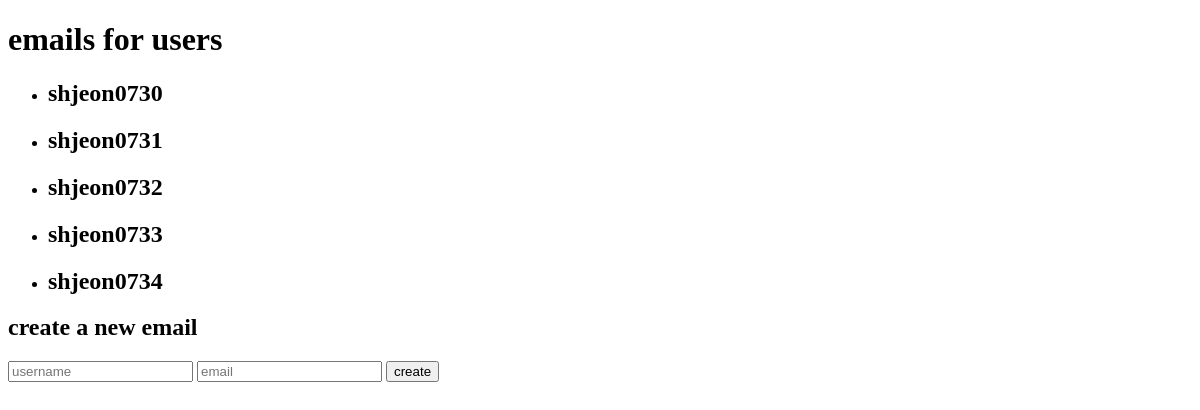
Before: / with the older database file.
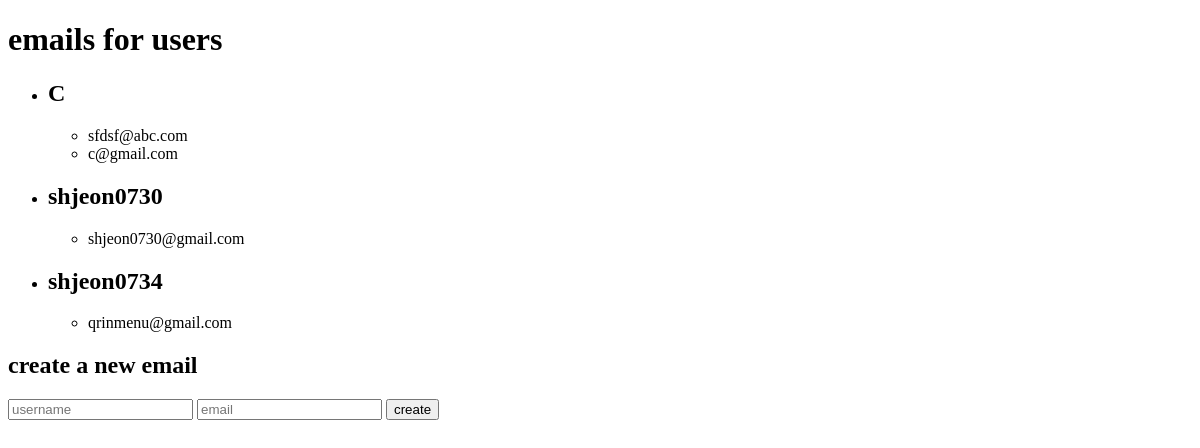
After: the same page with the newer database file.
### server/models/user.py (models this page shows, shortened)
class User(db.Model, SerializerMixin):
    id: Mapped[Integer] = mapped_column(Integer, primary_key=True)
    username: Mapped[String] = mapped_column(
        String, unique=True, nullable=False)
    emails: Mapped[List[Email]] = relationship(
        Email,
        backref="user",
        lazy=True,
        cascade="all, delete-orphan",
    )

### server/models/email.py (models this page shows, shortened)
class Email(db.Model, SerializerMixin):
    id: Mapped[Integer] = mapped_column(Integer, primary_key=True)
    email: Mapped[String] = mapped_column(String, unique=True, nullable=False)
    user_id: Mapped[Integer] = mapped_column(
        Integer, db.ForeignKey("user.id"), nullable=False
    )

### server/__Init__.py (the view)
@app.route("/", methods=["GET"])
def init():
    with app.app_context():
        print("creating database...")
        db.create_all()
        users = db.session.execute(
            db.select(User).order_by(User.username)).scalars()
        return render_template("user/index.html", users=users)

### server/templates/user/index.html (shortened to what this page needs)
<!DOCTYPE html>
<html>
<head>
</head>
<body>
    <h1>emails for users</h1>
    <div id="email-list">
        <ul>
            {% for user in users %}
            <li>
                <div>
                    <h2>{{ user.username }}</h2>
                    <ul>
                        {% for email in user.emails %}
                        <li>{{ email.email }}</li>
                        {% endfor %}
                    </ul>
                </div>
            </li>
            {% endfor %}
        </ul>
    </div>
    <h2>create a new email</h2>
    <form hx-post="/users/create-and-list" hx-target="#email-list" >
        <input type="text" name="username" placeholder="username" />
        <input type="text" name="email" placeholder="email" />
        <button type="submit">
            create
        </button>
    </form>
</html>

Changed rows visible on the page:
removed User: username "shjeon0731"
removed User: username "shjeon0732"
removed User: username "shjeon0733"
added User: username "C"
now on this page (row unchanged): Email: email "sfdsf@abc.com", shown under "C"
now on this page (row unchanged): Email: email "c@gmail.com", shown under "C"
computed for User "shjeon0730": gains Email (email "shjeon0730@gmail.com")
computed for User "shjeon0734": gains Email (email "qrinmenu@gmail.com")
